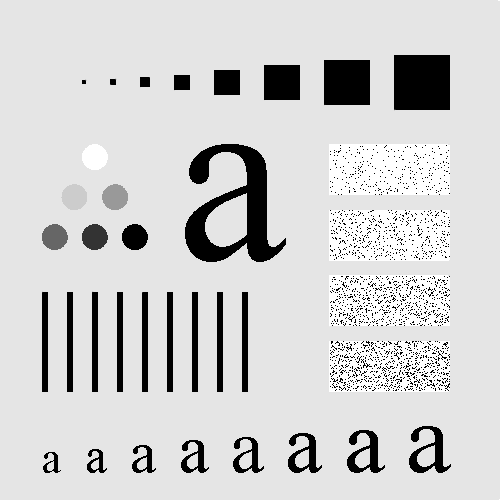
#> input picture lab_10/Fig01.tif, 500 x 500 px
$ python task3.py
#> lines starting #> are read from the running program, lines starting #| are printed output that depends on the picture
import cv2
import matplotlib.pyplot as plt
from scipy import ndimage

img = cv2.imread('Fig01.tif')
#> img is the input picture: shape (500, 500, 3); min 0, max 255, mean 207.4
img = cv2.cvtColor(img, cv2.COLOR_BGR2GRAY)
#> img: shape (500, 500)
plt.imshow(img, cmap='gray')
plt.title('Original Image')
plt.show()

img2 = ndimage.grey_dilation(img, size=(2, 2))
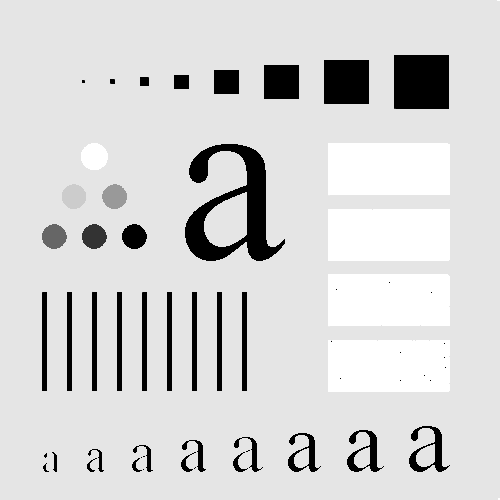
#> img2: shape (500, 500); min 0, max 255, mean 213.2
plt.imshow(img2, cmap='gray')
plt.title('2x2 Dilation')
plt.show()

img2 = ndimage.grey_dilation(img, size=(3, 3))
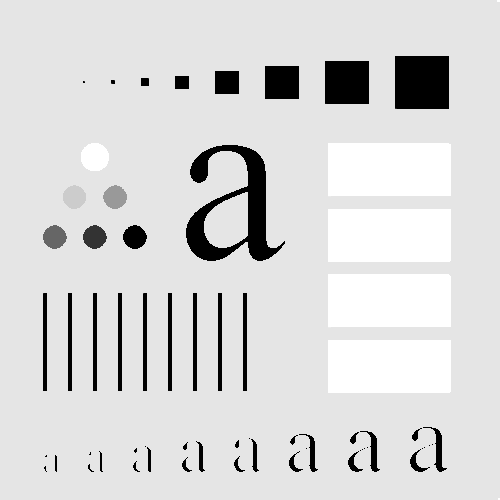
#> img2: shape (500, 500); min 0, max 255, mean 215.8
plt.imshow(img2, cmap='gray')
plt.title('3x3 Dilation')
plt.show()

img2 = ndimage.grey_dilation(img, size=(5, 5))
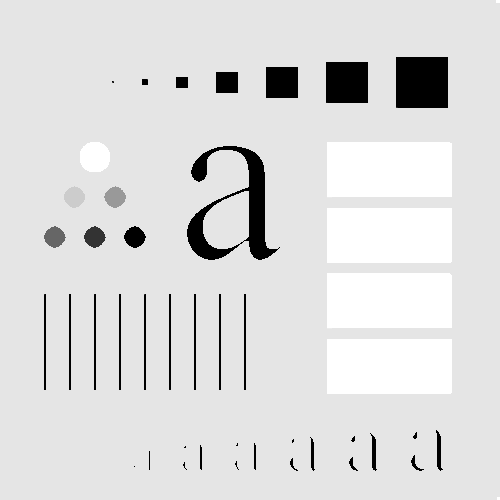
#> img2: shape (500, 500); min 0, max 255, mean 220.3
plt.imshow(img2, cmap='gray')
plt.title('5x5 Dilation')
plt.show()

img2 = ndimage.grey_erosion(img, size=(2, 2))
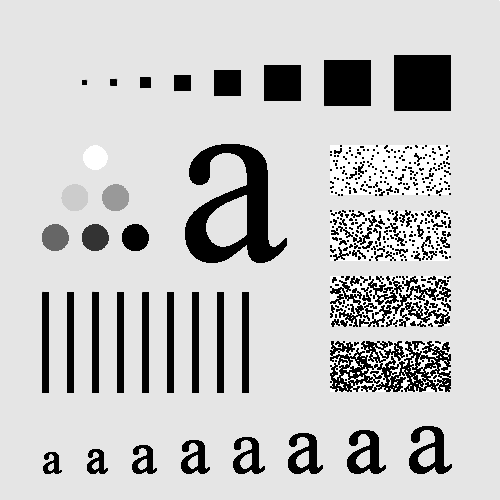
#> img2: shape (500, 500); min 0, max 255, mean 197.8
plt.imshow(img2, cmap='gray')
plt.title('2x2 Erosion')
plt.show()

img2 = ndimage.grey_erosion(img, size=(3, 3))
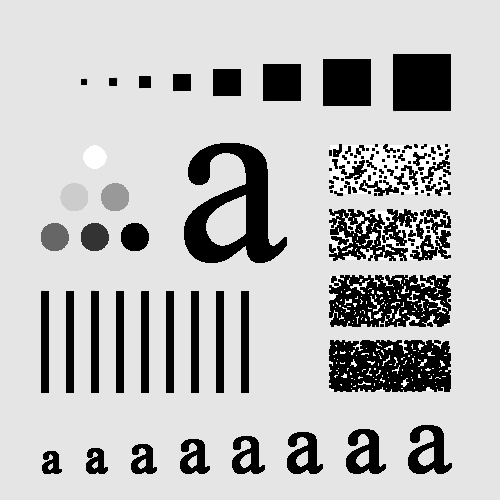
#> img2: shape (500, 500); min 0, max 255, mean 188.6
plt.imshow(img2, cmap='gray')
plt.title('3x3 Erosion')
plt.show()

img2 = ndimage.grey_erosion(img, size=(5, 5))
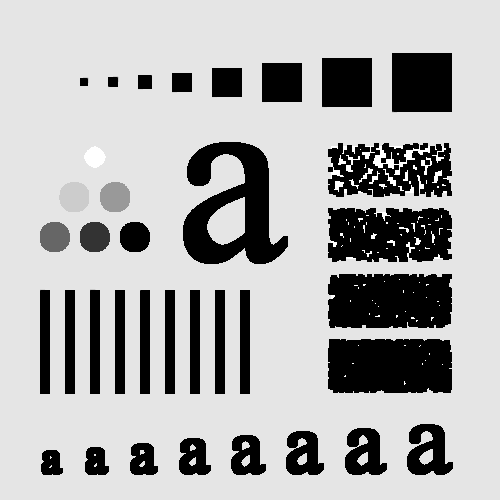
#> img2: shape (500, 500); min 0, max 255, mean 175.9
plt.imshow(img2, cmap='gray')
plt.title('5x5 Erosion')
plt.show()
